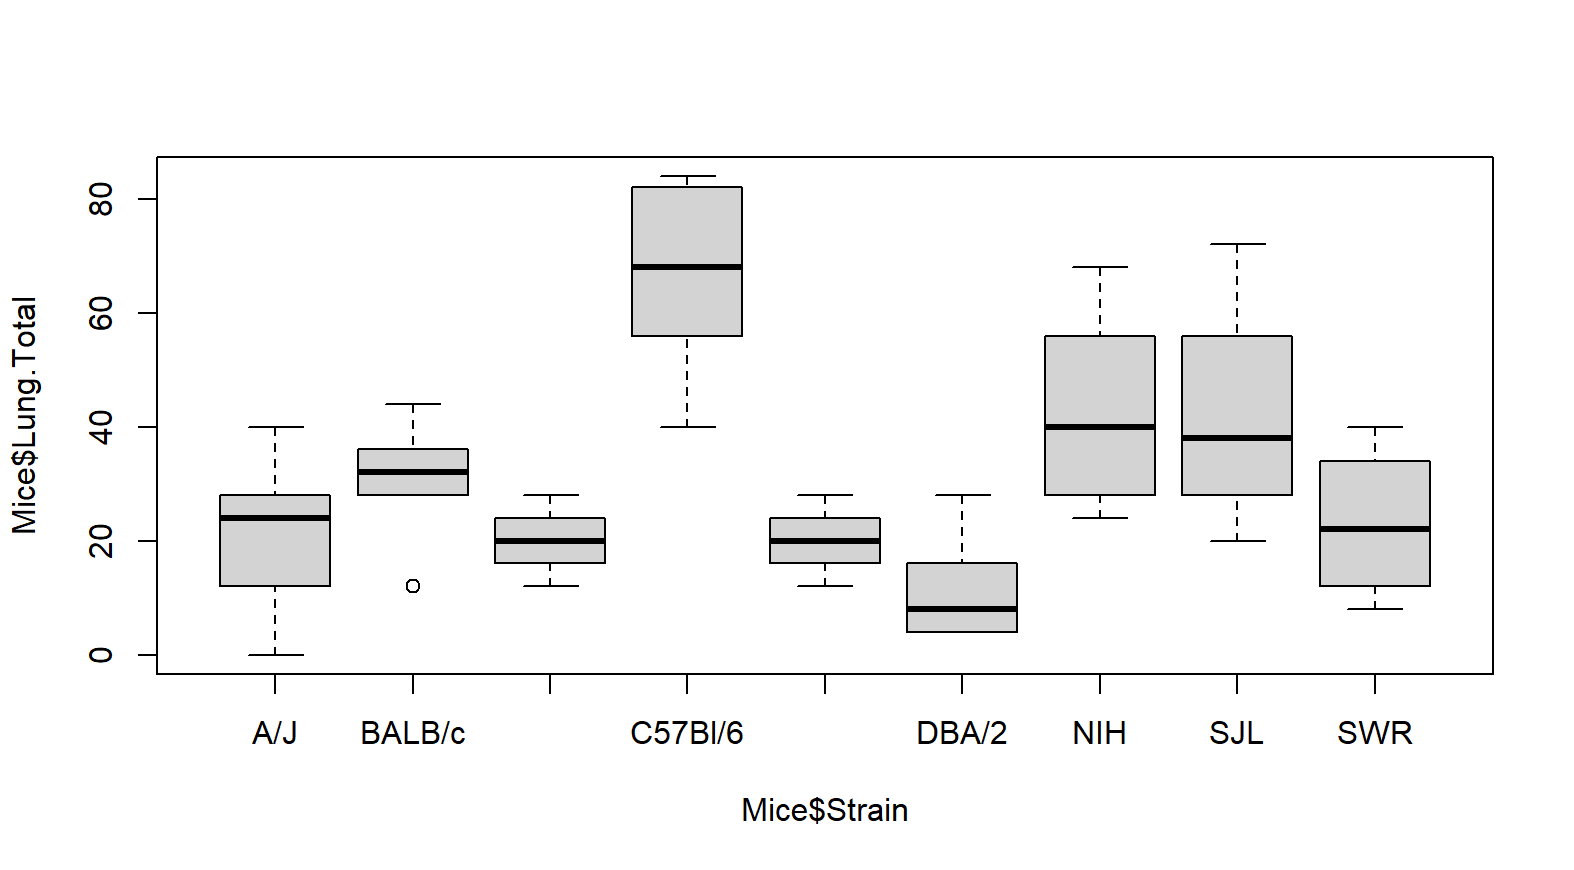

Reproduce this figure in R.

cat("Null hypothesis (H0): The mean number of tota lung parasites are equal between all mouse strains\n")
cat("Alternative hypothesis (H1): At least one mouse strain significantly differs in mean number of lung parasites\n\n") 

# Mice data input

Mice<- read.csv("Ascaris_mouse-1.csv", header=TRUE, stringsAsFactors=FALSE)

Mice$Lung.Total <- as.numeric(Mice$Lung.Total)
Mice$Strain <- as.factor(Mice$Strain)

##########################
#Printing to txt from here on 
##########################
sink("Mice_summary_output.txt")
# Summary statistics

cat("Overall summary statistics:\n") 
print(summary(Mice$Lung.Total)) 

# Mice plot
{
  hist(Mice$Lung.Total)
  qqnorm(Mice$Lung.Total)
  qqline(Mice$Lung.Total, col = "blue", lwd = 2)
  boxplot(Mice$Lung.Total~Mice$Strain)
}

# ANOVA Mice

aov.Mice <- aov(Lung.Total~Strain,data=Mice)
cat("Summary ANOVA Mice")
print(summary(aov.Mice))
cat("Summary TukeyHSD Mice")
print(TukeyHSD(aov.Mice))

sink()
##########################
#Stop printing to txt from here on 
##########################
